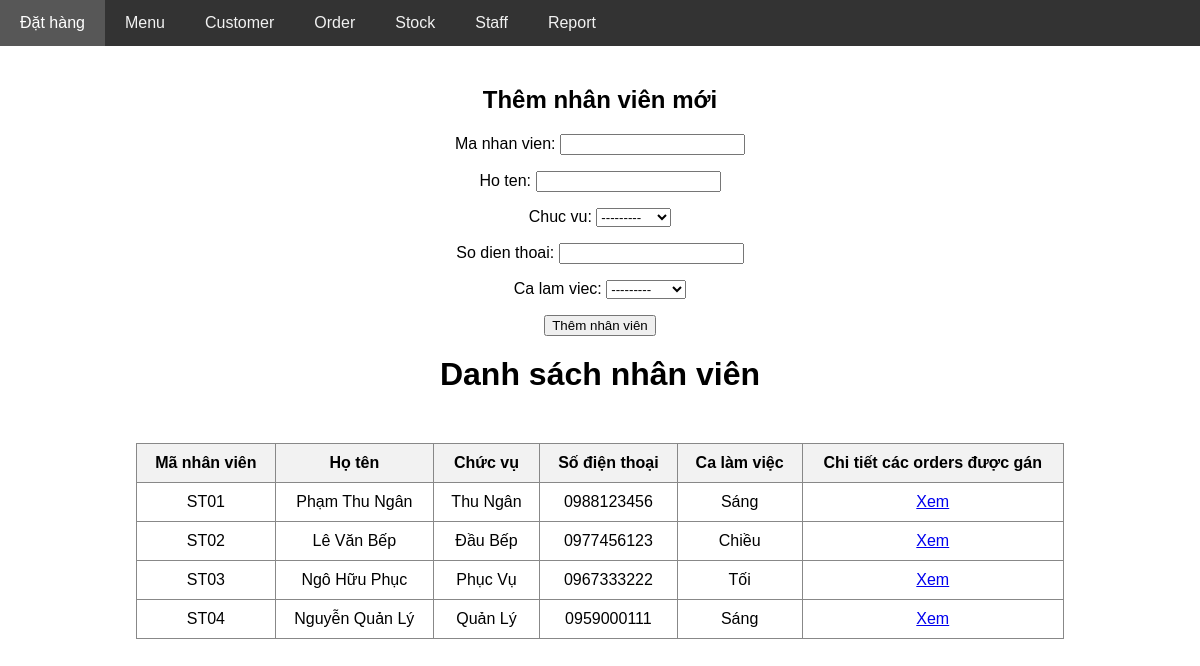
Page /core/staff/ on the earlier database version.
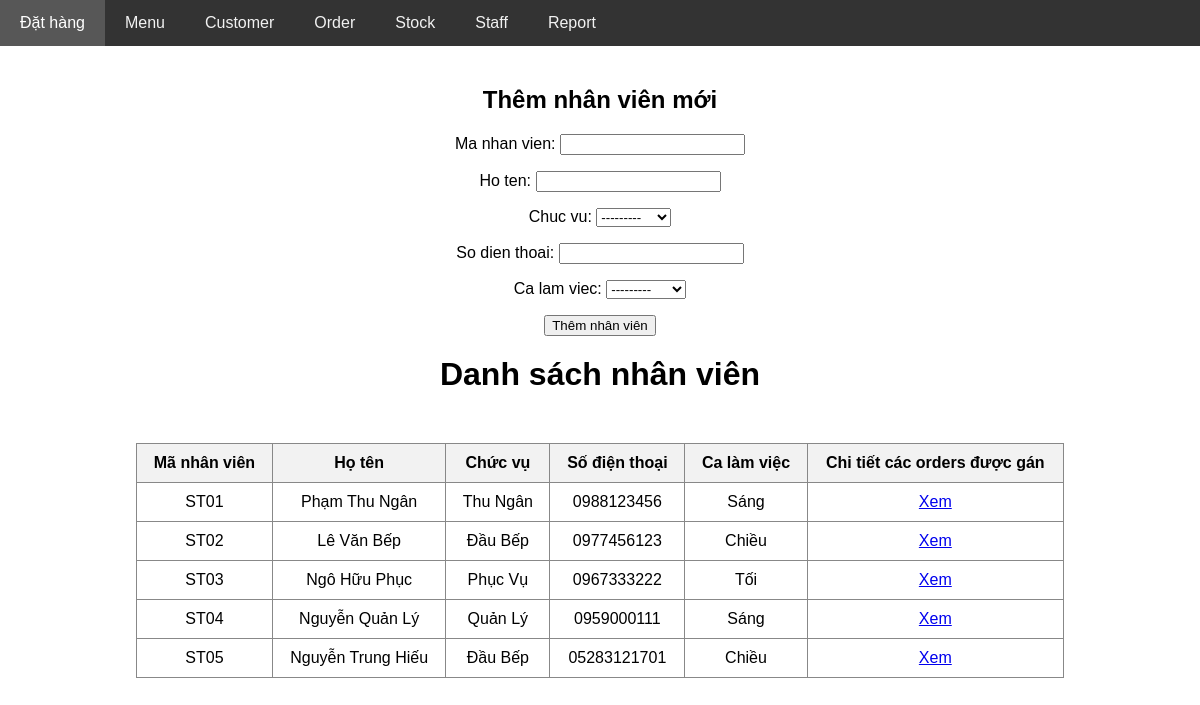
Same page on the later database version.
### core/models.py (models this page shows, shortened)
class Staff(models.Model):
    class JobChoices(models.TextChoices):
        THUNGAN = 'Thu Ngân'
        DAUBEP = 'Đầu Bếp'
        PHUCVU = 'Phục Vụ'
        QUANLY = 'Quản Lý'
    class ShiftChoices(models.TextChoices):
        MORNING = 'Sáng'
        AFTERNOON = 'Chiều'
        NIGHT = 'Tối'
        MIDNIGHT = 'Đêm'
    ma_nhan_vien = models.CharField(max_length=10, unique=True)
    ho_ten = models.CharField(max_length=100)
    chuc_vu = models.CharField(max_length=20, choices=JobChoices.choices)
    so_dien_thoai = models.CharField(max_length=15)
    ca_lam_viec = models.CharField(max_length=20, choices=ShiftChoices.choices)

### core/views.py (the view)
# urls.py: path('staff/', views.show_staff, name='show_staff'),
def show_staff(request):
    if request.method == 'POST':
        form = StaffForm(request.POST)
        if form.is_valid():
            form.save()
    form = StaffForm()
    staffs = Staff.objects.all()
    return render(request, 'staff/show_staff.html', {
        'staffs': staffs,
        'StaffForm': form
    })

### core/forms.py
class StaffForm(forms.ModelForm):
    class Meta:
        model = Staff
        fields = ['ma_nhan_vien', 'ho_ten', 'chuc_vu', 'so_dien_thoai', 'ca_lam_viec']

### core/templates/staff/show_staff.html (shortened to what this page needs)
{% extends 'layout.html' %}
{% block body %}
<div>
    <h2 style="text-align: center;">Thêm nhân viên mới</h2>
    <form method="POST" style="text-align: center;">
        {{ StaffForm.as_p }}
        <button type="submit">Thêm nhân viên</button>
    </form>
</div>
<h1>Danh sách nhân viên</h1>
<div style="display: flex; justify-content: center; margin-top: 30px;">
    <table border="1" style="text-align: center;">
        <tr>
            <th>Mã nhân viên</th>
            <th>Họ tên</th>
            <th>Chức vụ</th>
            <th>Số điện thoại</th>
            <th>Ca làm việc</th>
            <th>Chi tiết các orders được gán</th>
        </tr>
        {% for staff in staffs %}
            <tr>
                <td> {{staff.ma_nhan_vien}} </td>
                <td> {{staff.ho_ten}} </td>
                <td> {{staff.chuc_vu}} </td>
                <td> {{staff.so_dien_thoai}} </td>
                <td> {{staff.ca_lam_viec}} </td>
                <td>
                    <a href="{% url 'show_staff_detail' staff.id %}">Xem</a>
                </td>
        {% endfor %}
    </table>
</div>
{% endblock %}

Differences in the rows shown:
added Staff: ma_nhan_vien "ST05", ho_ten "Nguyễn Trung Hiếu", chuc_vu "Đầu Bếp", so_dien_thoai "05283121701", ca_lam_viec "Chiều"
